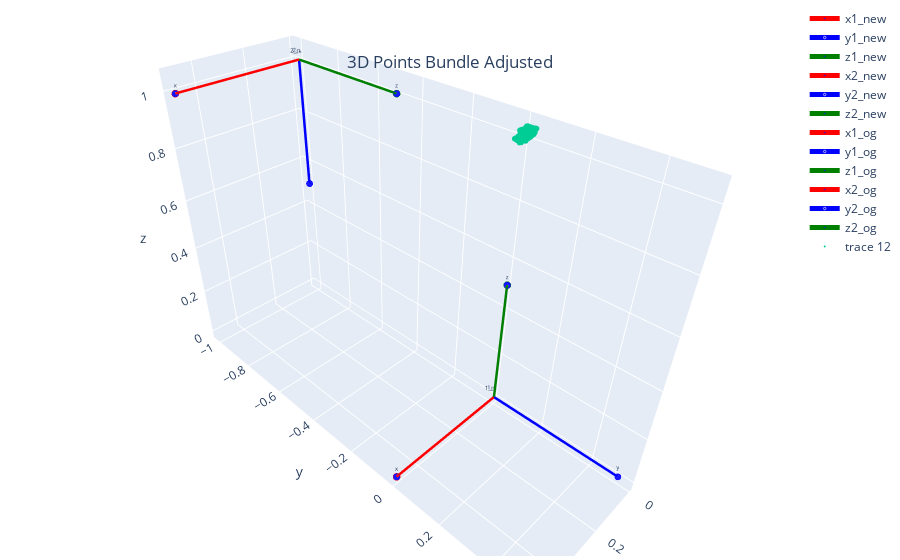

Notebook source saved alongside this figure:
### Markdown cell above
# Plot Bundle Adjusted Points

### Code cell
only_new=False
only_orig=False


#Test initialization
rot_vec_3 = R.from_rotvec([0, 0, 0])
R3 = rot_vec_3.as_matrix()
t3 = [0, 0, 0]

rot_vec_4 = R.from_rotvec(-np.pi/2 * np.array([1, 0, 0]))
R4 = rot_vec_4.as_matrix()
t4 = [0, -1, 1]

scale_factor=0.5

# Annotate cameras (origins and vectors)
data_1 = vector_plot([scale_factor*R1[:,0],scale_factor*R1[:,1],scale_factor*R1[:,2]], orig=t1,cam_name='1_new')
data_2 = vector_plot([scale_factor*R2[:,0],scale_factor*R2[:,1],scale_factor*R2[:,2]], orig=t2, cam_name='2_new')

data_3 = vector_plot([scale_factor*R3[:,0],scale_factor*R3[:,1],scale_factor*R3[:,2]], orig=t3, cam_name='1_og')
data_4 = vector_plot([scale_factor*R4[:,0],scale_factor*R4[:,1],scale_factor*R4[:,2]], orig=t4, cam_name='2_og')

#print(pts_array_3d_clean.shape)

data_5  = [go.Scatter3d(x=points_3d[:,0], y=points_3d[:,1], z=points_3d[:,2], mode='markers', marker=dict(size=2))]
#data_5  = [go.Scatter3d(x=optim_3d_pts_total[:,0], y=optim_3d_pts_total[:,1], z=optim_3d_pts_total[:,2], mode='markers', marker=dict(size=2))]
#data_5  = [go.Scatter3d(x=pts_array_3d_clean[:,0], y=pts_array_3d_clean[:,1], z=pts_array_3d_clean[:,2], mode='markers', marker=dict(size=2))]
layout = go.Layout(
            margin = dict(l = 4,
                        r = 4,
                        b = 4,
                        t = 4)
                )
if only_new:
        data = data_1 + data_2 + data_5
elif only_orig:
        data = data_3 + data_4 + data_5
else:
        data = data_1 + data_2 + data_3 + data_4 + data_5


fig = go.Figure(data=data,layout=layout)
fig.update_traces(textfont_size=6)
fig.update_layout(
        title={
            'text': "3D Points Bundle Adjusted",
            'y':0.9,
            'x':0.5,
            'xanchor': 'center',
            'yanchor': 'top'}
            )
fig.show()

### Figure 1 — Plotly figure (JSON) as saved in the notebook; plotly's stock layout.template omitted (floating-point values rounded to 4 significant figures; data arrays with more than 128 entries replaced by an {"elided": "..."} marker saying what was removed)
{"data": [{"line": {"color": "red", "width": 5}, "marker": {"color": "blue", "size": [0, 5]}, "mode": "lines+markers+text", "name": "x1_new", "text": ["1_new", "x"], "textfont": {"size": 6}, "type": "scatter3d", "x": [0, 0.5], "y": [0, 0], "z": [0, 0]}, {"line": {"color": "blue", "width": 5}, "marker": {"color": "blue", "size": [0, 5]}, "mode": "lines+markers+text", "name": "y1_new", "text": ["1_new", "y"], "textfont": {"size": 6}, "type": "scatter3d", "x": [0, 0], "y": [0, 0.5], "z": [0, 0]}, {"line": {"color": "green", "width": 5}, "marker": {"color": "blue", "size": [0, 5]}, "mode": "lines+markers+text", "name": "z1_new", "text": ["1_new", "z"], "textfont": {"size": 6}, "type": "scatter3d", "x": [0, 0], "y": [0, 0], "z": [0, 0.5]}, {"line": {"color": "red", "width": 5}, "marker": {"color": "blue", "size": [0, 5]}, "mode": "lines+markers+text", "name": "x2_new", "text": ["2_new", "x"], "textfont": {"size": 6}, "type": "scatter3d", "x": [0, 0.5], "y": [-1, -1], "z": [1, 1]}, {"line": {"color": "blue", "width": 5}, "marker": {"color": "blue", "size": [0, 5]}, "mode": "lines+markers+text", "name": "y2_new", "text": ["2_new", "y"], "textfont": {"size": 6}, "type": "scatter3d", "x": [0, 0], "y": [-1, -1.0], "z": [1, 0.5]}, {"line": {"color": "green", "width": 5}, "marker": {"color": "blue", "size": [0, 5]}, "mode": "lines+markers+text", "name": "z2_new", "text": ["2_new", "z"], "textfont": {"size": 6}, "type": "scatter3d", "x": [0, 0], "y": [-1, -0.5], "z": [1, 1]}, {"line": {"color": "red", "width": 5}, "marker": {"color": "blue", "size": [0, 5]}, "mode": "lines+markers+text", "name": "x1_og", "text": ["1_og", "x"], "textfont": {"size": 6}, "type": "scatter3d", "x": [0, 0.5], "y": [0, 0], "z": [0, 0]}, {"line": {"color": "blue", "width": 5}, "marker": {"color": "blue", "size": [0, 5]}, "mode": "lines+markers+text", "name": "y1_og", "text": ["1_og", "y"], "textfont": {"size": 6}, "type": "scatter3d", "x": [0, 0], "y": [0, 0.5], "z": [0, 0]}, {"line": {"color": "green", "width": 5}, "marker": {"color": "blue", "size": [0, 5]}, "mode": "lines+markers+text", "name": "z1_og", "text": ["1_og", "z"], "textfont": {"size": 6}, "type": "scatter3d", "x": [0, 0], "y": [0, 0], "z": [0, 0.5]}, {"line": {"color": "red", "width": 5}, "marker": {"color": "blue", "size": [0, 5]}, "mode": "lines+markers+text", "name": "x2_og", "text": ["2_og", "x"], "textfont": {"size": 6}, "type": "scatter3d", "x": [0, 0.5], "y": [-1, -1], "z": [1, 1]}, {"line": {"color": "blue", "width": 5}, "marker": {"color": "blue", "size": [0, 5]}, "mode": "lines+markers+text", "name": "y2_og", "text": ["2_og", "y"], "textfont": {"size": 6}, "type": "scatter3d", "x": [0, 0], "y": [-1, -1.0], "z": [1, 0.5]}, {"line": {"color": "green", "width": 5}, "marker": {"color": "blue", "size": [0, 5]}, "mode": "lines+markers+text", "name": "z2_og", "text": ["2_og", "z"], "textfont": {"size": 6}, "type": "scatter3d", "x": [0, 0], "y": [-1, -0.5], "z": [1, 1]}, {"marker": {"size": 2}, "mode": "markers", "textfont": {"size": 6}, "type": "scatter3d", "x": {"elided": "6697 float values"}, "y": {"elided": "6697 float values"}, "z": {"elided": "6697 float values"}}], "layout": {"margin": {"b": 4, "l": 4, "r": 4, "t": 4}, "title": {"text": "3D Points Bundle Adjusted", "x": 0.5, "xanchor": "center", "y": 0.9, "yanchor": "top"}}}
